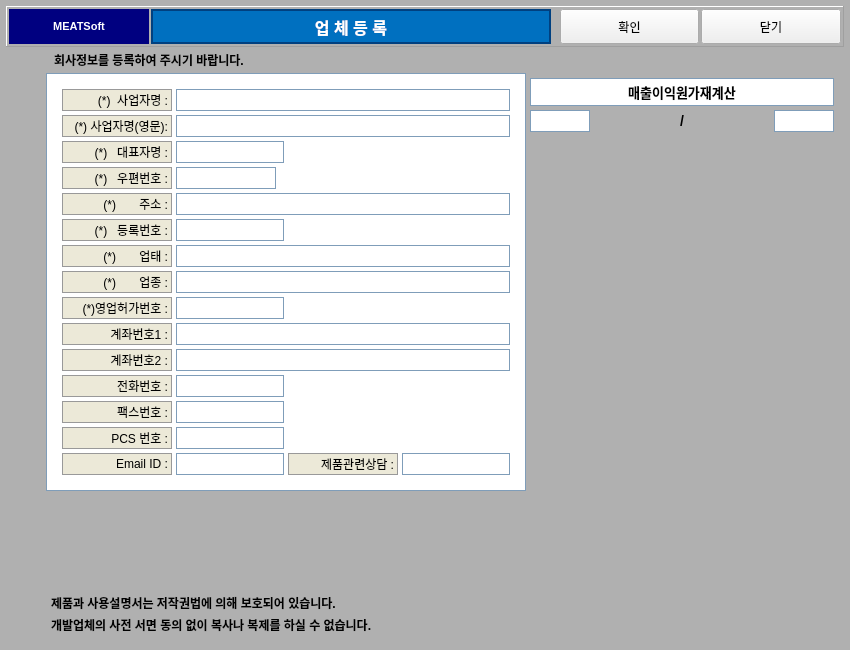
<?xml version="1.0" encoding="UTF-8"?>
<ui version="4.0">
 <class>CompanyRegWidget</class>
 <widget class="QWidget" name="CompanyRegWidget">
  <property name="geometry">
   <rect>
    <x>0</x>
    <y>0</y>
    <width>850</width>
    <height>650</height>
   </rect>
  </property>
  <property name="windowTitle">
   <string>업체등록</string>
  </property>
  <property name="styleSheet">
   <string notr="true">
    QWidget#CompanyRegWidget {
        background-color: #B0B0B0;
    }
    QLabel {
        font-family: "Malgun Gothic", "Gulim";
        font-size: 12px;
        color: #000000;
    }
    QLineEdit {
        background-color: #FFFFFF;
        border: 1px solid #7F9DB9;
        font-family: "Malgun Gothic", "Gulim";
        font-size: 12px;
        height: 20px;
    }
   </string>
  </property>
  <layout class="QVBoxLayout" name="mainLayout">
   <property name="spacing">
    <number>4</number>
   </property>
   <property name="leftMargin">
    <number>6</number>
   </property>
   <property name="topMargin">
    <number>6</number>
   </property>
   <property name="rightMargin">
    <number>6</number>
   </property>
   <property name="bottomMargin">
    <number>6</number>
   </property>

   <!-- 1. 최상단 헤더 영역 -->
   <item>
    <widget class="QFrame" name="frame_top_header">
     <property name="maximumSize">
      <size>
       <width>16777215</width>
       <height>45</height>
      </size>
     </property>
     <property name="frameShape">
      <enum>QFrame::Panel</enum>
     </property>
     <property name="frameShadow">
      <enum>QFrame::Raised</enum>
     </property>
     <layout class="QHBoxLayout" name="lay_top_header">
      <property name="spacing">
       <number>2</number>
      </property>
      <property name="leftMargin">
       <number>2</number>
      </property>
      <property name="topMargin">
       <number>2</number>
      </property>
      <property name="rightMargin">
       <number>2</number>
      </property>
      <property name="bottomMargin">
       <number>2</number>
      </property>
      <item>
       <widget class="QLabel" name="lbl_logo">
        <property name="minimumSize">
         <size>
          <width>85</width>
          <height>35</height>
         </size>
        </property>
        <property name="styleSheet">
         <string notr="true">background-color: #000080; color: white; font-weight: bold; font-size: 11px;</string>
        </property>
        <property name="text">
         <string>MEATSoft</string>
        </property>
        <property name="alignment">
         <set>Qt::AlignCenter</set>
        </property>
       </widget>
      </item>
      <item>
       <widget class="QLabel" name="lbl_main_title">
        <property name="minimumSize">
         <size>
          <width>400</width>
          <height>35</height>
         </size>
        </property>
        <property name="styleSheet">
         <string notr="true">background-color: #0070C0; color: white; font-weight: bold; font-size: 16px; border: 2px solid #004080;</string>
        </property>
        <property name="text">
         <string>업 체 등 록</string>
        </property>
        <property name="alignment">
         <set>Qt::AlignCenter</set>
        </property>
       </widget>
      </item>
      <item>
       <spacer name="spacer_header">
        <property name="orientation">
         <enum>Qt::Horizontal</enum>
        </property>
       </spacer>
      </item>
      <item>
       <widget class="QPushButton" name="btn_confirm">
        <property name="minimumSize">
         <size>
          <width>50</width>
          <height>35</height>
         </size>
        </property>
        <property name="text">
         <string>확인</string>
        </property>
       </widget>
      </item>
      <item>
       <widget class="QPushButton" name="btn_close">
        <property name="minimumSize">
         <size>
          <width>50</width>
          <height>35</height>
         </size>
        </property>
        <property name="text">
         <string>닫기</string>
        </property>
       </widget>
      </item>
     </layout>
    </widget>
   </item>

   <!-- 2. 안내 문구 -->
   <item>
    <widget class="QLabel" name="lbl_guide_top">
     <property name="styleSheet">
      <string notr="true">margin-left: 45px; font-weight: bold; font-size: 12px; color: #000000;</string>
     </property>
     <property name="text">
      <string>회사정보를 등록하여 주시기 바랍니다.</string>
     </property>
    </widget>
   </item>

   <!-- 3. 메인 입력 폼 & 우측 영역 -->
   <item>
    <layout class="QHBoxLayout" name="lay_body_main">
     <property name="leftMargin">
      <number>40</number>
     </property>
     <property name="rightMargin">
      <number>10</number>
     </property>
     <item>
      <!-- 좌측 메인 흰색 프레임 -->
      <widget class="QFrame" name="frame_form_box">
       <property name="styleSheet">
        <string notr="true">background-color: #FFFFFF; border: 1px solid #7F9DB9;</string>
       </property>
       <layout class="QGridLayout" name="lay_form_grid">
        <property name="leftMargin">
         <number>15</number>
        </property>
        <property name="topMargin">
         <number>15</number>
        </property>
        <property name="rightMargin">
         <number>15</number>
        </property>
        <property name="bottomMargin">
         <number>15</number>
        </property>
        <property name="horizontalSpacing">
         <number>4</number>
        </property>
        <property name="verticalSpacing">
         <number>4</number>
        </property>

        <!-- (1) 사업자명 -->
        <item row="0" column="0">
         <widget class="QLabel" name="lbl_comp_name">
          <property name="minimumSize"><size><width>110</width><height>22</height></size></property>
          <property name="styleSheet"><string notr="true">background-color: #ECE9D8; border: 1px solid #999999;</string></property>
          <property name="text"><string>(*)  사업자명 :</string></property>
          <property name="alignment"><set>Qt::AlignRight|Qt::AlignVCenter</set></property>
         </widget>
        </item>
        <item row="0" column="1" colspan="3">
         <widget class="QLineEdit" name="txt_comp_name"/>
        </item>

        <!-- (2) 사업자명(영문) -->
        <item row="1" column="0">
         <widget class="QLabel" name="lbl_comp_name_en">
          <property name="minimumSize"><size><width>110</width><height>22</height></size></property>
          <property name="styleSheet"><string notr="true">background-color: #ECE9D8; border: 1px solid #999999;</string></property>
          <property name="text"><string>(*) 사업자명(영문):</string></property>
          <property name="alignment"><set>Qt::AlignRight|Qt::AlignVCenter</set></property>
         </widget>
        </item>
        <item row="1" column="1" colspan="3">
         <widget class="QLineEdit" name="txt_comp_name_en"/>
        </item>

        <!-- (3) 대표자명 -->
        <item row="2" column="0">
         <widget class="QLabel" name="lbl_ceo_name">
          <property name="minimumSize"><size><width>110</width><height>22</height></size></property>
          <property name="styleSheet"><string notr="true">background-color: #ECE9D8; border: 1px solid #999999;</string></property>
          <property name="text"><string>(*)   대표자명 :</string></property>
          <property name="alignment"><set>Qt::AlignRight|Qt::AlignVCenter</set></property>
         </widget>
        </item>
        <item row="2" column="1">
         <widget class="QLineEdit" name="txt_ceo_name">
          <property name="maximumSize"><size><width>150</width><height>16777215</height></size></property>
         </widget>
        </item>

        <!-- (4) 우편번호 -->
        <item row="3" column="0">
         <widget class="QLabel" name="lbl_zip_code">
          <property name="minimumSize"><size><width>110</width><height>22</height></size></property>
          <property name="styleSheet"><string notr="true">background-color: #ECE9D8; border: 1px solid #999999;</string></property>
          <property name="text"><string>(*)   우편번호 :</string></property>
          <property name="alignment"><set>Qt::AlignRight|Qt::AlignVCenter</set></property>
         </widget>
        </item>
        <item row="3" column="1">
         <widget class="QLineEdit" name="txt_zip_code">
          <property name="maximumSize"><size><width>100</width><height>16777215</height></size></property>
         </widget>
        </item>

        <!-- (5) 주소 -->
        <item row="4" column="0">
         <widget class="QLabel" name="lbl_address">
          <property name="minimumSize"><size><width>110</width><height>22</height></size></property>
          <property name="styleSheet"><string notr="true">background-color: #ECE9D8; border: 1px solid #999999;</string></property>
          <property name="text"><string>(*)       주소 :</string></property>
          <property name="alignment"><set>Qt::AlignRight|Qt::AlignVCenter</set></property>
         </widget>
        </item>
        <item row="4" column="1" colspan="3">
         <widget class="QLineEdit" name="txt_address"/>
        </item>

        <!-- (6) 등록번호 -->
        <item row="5" column="0">
         <widget class="QLabel" name="lbl_biz_no">
          <property name="minimumSize"><size><width>110</width><height>22</height></size></property>
          <property name="styleSheet"><string notr="true">background-color: #ECE9D8; border: 1px solid #999999;</string></property>
          <property name="text"><string>(*)   등록번호 :</string></property>
          <property name="alignment"><set>Qt::AlignRight|Qt::AlignVCenter</set></property>
         </widget>
        </item>
        <item row="5" column="1">
         <widget class="QLineEdit" name="txt_biz_no">
          <property name="maximumSize"><size><width>130</width><height>16777215</height></size></property>
         </widget>
        </item>

        <!-- (7) 업태 -->
        <item row="6" column="0">
         <widget class="QLabel" name="lbl_uptae">
          <property name="minimumSize"><size><width>110</width><height>22</height></size></property>
          <property name="styleSheet"><string notr="true">background-color: #ECE9D8; border: 1px solid #999999;</string></property>
          <property name="text"><string>(*)       업태 :</string></property>
          <property name="alignment"><set>Qt::AlignRight|Qt::AlignVCenter</set></property>
         </widget>
        </item>
        <item row="6" column="1" colspan="3">
         <widget class="QLineEdit" name="txt_uptae"/>
        </item>

        <!-- (8) 업종 -->
        <item row="7" column="0">
         <widget class="QLabel" name="lbl_upjong">
          <property name="minimumSize"><size><width>110</width><height>22</height></size></property>
          <property name="styleSheet"><string notr="true">background-color: #ECE9D8; border: 1px solid #999999;</string></property>
          <property name="text"><string>(*)       업종 :</string></property>
          <property name="alignment"><set>Qt::AlignRight|Qt::AlignVCenter</set></property>
         </widget>
        </item>
        <item row="7" column="1" colspan="3">
         <widget class="QLineEdit" name="txt_upjong"/>
        </item>

        <!-- (9) 영업허가번호 -->
        <item row="8" column="0">
         <widget class="QLabel" name="lbl_lic_no">
          <property name="minimumSize"><size><width>110</width><height>22</height></size></property>
          <property name="styleSheet"><string notr="true">background-color: #ECE9D8; border: 1px solid #999999;</string></property>
          <property name="text"><string>(*)영업허가번호 :</string></property>
          <property name="alignment"><set>Qt::AlignRight|Qt::AlignVCenter</set></property>
         </widget>
        </item>
        <item row="8" column="1">
         <widget class="QLineEdit" name="txt_lic_no">
          <property name="maximumSize"><size><width>200</width><height>16777215</height></size></property>
         </widget>
        </item>

        <!-- (10) 계좌번호1 -->
        <item row="9" column="0">
         <widget class="QLabel" name="lbl_bank1">
          <property name="minimumSize"><size><width>110</width><height>22</height></size></property>
          <property name="styleSheet"><string notr="true">background-color: #ECE9D8; border: 1px solid #999999;</string></property>
          <property name="text"><string>계좌번호1 :</string></property>
          <property name="alignment"><set>Qt::AlignRight|Qt::AlignVCenter</set></property>
         </widget>
        </item>
        <item row="9" column="1" colspan="3">
         <widget class="QLineEdit" name="txt_bank1"/>
        </item>

        <!-- (11) 계좌번호2 -->
        <item row="10" column="0">
         <widget class="QLabel" name="lbl_bank2">
          <property name="minimumSize"><size><width>110</width><height>22</height></size></property>
          <property name="styleSheet"><string notr="true">background-color: #ECE9D8; border: 1px solid #999999;</string></property>
          <property name="text"><string>계좌번호2 :</string></property>
          <property name="alignment"><set>Qt::AlignRight|Qt::AlignVCenter</set></property>
         </widget>
        </item>
        <item row="10" column="1" colspan="3">
         <widget class="QLineEdit" name="txt_bank2"/>
        </item>

        <!-- (12) 전화번호 -->
        <item row="11" column="0">
         <widget class="QLabel" name="lbl_tel">
          <property name="minimumSize"><size><width>110</width><height>22</height></size></property>
          <property name="styleSheet"><string notr="true">background-color: #ECE9D8; border: 1px solid #999999;</string></property>
          <property name="text"><string>전화번호 :</string></property>
          <property name="alignment"><set>Qt::AlignRight|Qt::AlignVCenter</set></property>
         </widget>
        </item>
        <item row="11" column="1">
         <widget class="QLineEdit" name="txt_tel">
          <property name="maximumSize"><size><width>150</width><height>16777215</height></size></property>
         </widget>
        </item>

        <!-- (13) 팩스번호 -->
        <item row="12" column="0">
         <widget class="QLabel" name="lbl_fax">
          <property name="minimumSize"><size><width>110</width><height>22</height></size></property>
          <property name="styleSheet"><string notr="true">background-color: #ECE9D8; border: 1px solid #999999;</string></property>
          <property name="text"><string>팩스번호 :</string></property>
          <property name="alignment"><set>Qt::AlignRight|Qt::AlignVCenter</set></property>
         </widget>
        </item>
        <item row="12" column="1">
         <widget class="QLineEdit" name="txt_fax">
          <property name="maximumSize"><size><width>150</width><height>16777215</height></size></property>
         </widget>
        </item>

        <!-- (14) PCS 번호 -->
        <item row="13" column="0">
         <widget class="QLabel" name="lbl_pcs">
          <property name="minimumSize"><size><width>110</width><height>22</height></size></property>
          <property name="styleSheet"><string notr="true">background-color: #ECE9D8; border: 1px solid #999999;</string></property>
          <property name="text"><string>PCS 번호 :</string></property>
          <property name="alignment"><set>Qt::AlignRight|Qt::AlignVCenter</set></property>
         </widget>
        </item>
        <item row="13" column="1">
         <widget class="QLineEdit" name="txt_pcs">
          <property name="maximumSize"><size><width>150</width><height>16777215</height></size></property>
         </widget>
        </item>

        <!-- (15) Email ID / 제품관련상담 -->
        <item row="14" column="0">
         <widget class="QLabel" name="lbl_email">
          <property name="minimumSize"><size><width>110</width><height>22</height></size></property>
          <property name="styleSheet"><string notr="true">background-color: #ECE9D8; border: 1px solid #999999;</string></property>
          <property name="text"><string>Email ID :</string></property>
          <property name="alignment"><set>Qt::AlignRight|Qt::AlignVCenter</set></property>
         </widget>
        </item>
        <item row="14" column="1">
         <widget class="QLineEdit" name="txt_email"/>
        </item>
        <item row="14" column="2">
         <widget class="QLabel" name="lbl_consult">
          <property name="minimumSize"><size><width>110</width><height>22</height></size></property>
          <property name="styleSheet"><string notr="true">background-color: #ECE9D8; border: 1px solid #999999;</string></property>
          <property name="text"><string>제품관련상담 :</string></property>
          <property name="alignment"><set>Qt::AlignRight|Qt::AlignVCenter</set></property>
         </widget>
        </item>
        <item row="14" column="3">
         <widget class="QLineEdit" name="txt_consult"/>
        </item>

       </layout>
      </widget>
     </item>

     <!-- 우측: 매출이익원가재계산 -->
     <item>
      <layout class="QVBoxLayout" name="lay_right_side">
       <property name="topMargin"><number>5</number></property>
       <item>
        <widget class="QPushButton" name="btn_recalc">
         <property name="minimumSize"><size><width>150</width><height>28</height></size></property>
         <property name="styleSheet">
          <string notr="true">font-weight: bold; font-size: 13px; background-color: #FFFFFF; border: 1px solid #7F9DB9;</string>
         </property>
         <property name="text">
          <string>매출이익원가재계산</string>
         </property>
        </widget>
       </item>
       <item>
        <layout class="QHBoxLayout" name="lay_recalc_inputs">
         <item>
          <widget class="QLineEdit" name="txt_recalc_1">
           <property name="maximumSize"><size><width>60</width><height>22</height></size></property>
          </widget>
         </item>
         <item>
          <widget class="QLabel" name="lbl_slash">
           <property name="text"><string>/</string></property>
           <property name="alignment"><set>Qt::AlignCenter</set></property>
           <property name="styleSheet"><string notr="true">font-weight: bold; font-size: 14px;</string></property>
          </widget>
         </item>
         <item>
          <widget class="QLineEdit" name="txt_recalc_2">
           <property name="maximumSize"><size><width>60</width><height>22</height></size></property>
          </widget>
         </item>
        </layout>
       </item>
       <item>
        <spacer name="spacer_right_bottom">
         <property name="orientation"><enum>Qt::Vertical</enum></property>
         <property name="sizeHint" stdset="0"><size><width>20</width><height>40</height></size></property>
        </spacer>
       </item>
      </layout>
     </item>
    </layout>
   </item>

   <item>
    <spacer name="spacer_body_bottom">
     <property name="orientation"><enum>Qt::Vertical</enum></property>
     <property name="sizeHint" stdset="0"><size><width>20</width><height>20</height></size></property>
    </spacer>
   </item>

   <!-- 4. 하단 저작권 문구 -->
   <item>
    <layout class="QVBoxLayout" name="lay_footer">
     <property name="leftMargin"><number>45</number></property>
     <property name="bottomMargin"><number>10</number></property>
     <item>
      <widget class="QLabel" name="lbl_copy1">
       <property name="styleSheet"><string notr="true">font-weight: bold; font-size: 12px; color: #000000;</string></property>
       <property name="text">
        <string>제품과 사용설명서는 저작권법에 의해 보호되어 있습니다.</string>
       </property>
      </widget>
     </item>
     <item>
      <widget class="QLabel" name="lbl_copy2">
       <property name="styleSheet"><string notr="true">font-weight: bold; font-size: 12px; color: #000000;</string></property>
       <property name="text">
        <string>개발업체의 사전 서면 동의 없이 복사나 복제를 하실 수 없습니다.</string>
       </property>
      </widget>
     </item>
    </layout>
   </item>

  </layout>
 </widget>
 <resources/>
 <connections/>
</ui>
